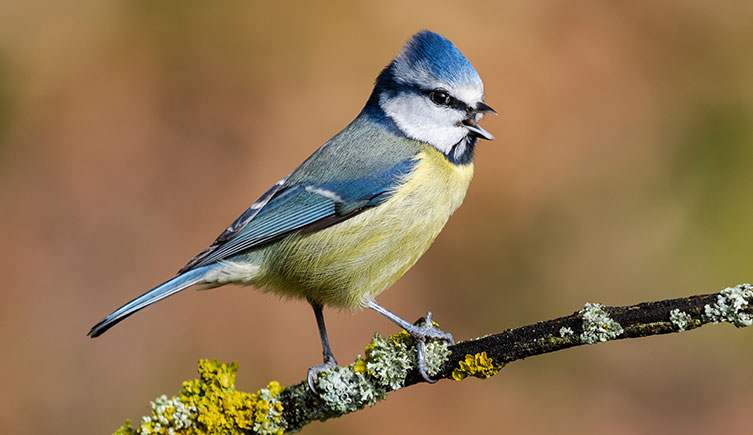
#> input picture images/bird.jpg, 753 x 435 px, found by its file name
$ python blurring.py
#> lines starting #> are read from the running program, lines starting #| are printed output that depends on the picture
import cv2

img_path = "./images/bird.jpg"
img = cv2.imread(img_path)
#> img is the input picture: shape (435, 753, 3); mean B, G, R 81.4, 116.6, 143.5

k_size = 15  # Size of the blur kernel; the larger the value, the blurrier the image becomes
#K_size has to be odd for the gaussianblur

#blurring
img_blur = cv2.blur(img,(k_size, k_size))
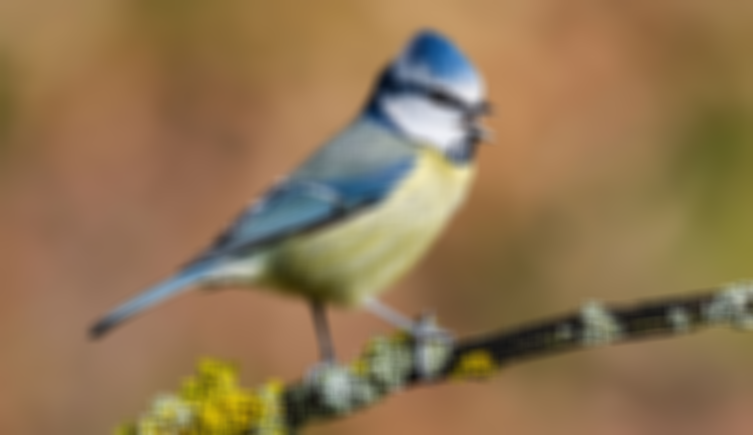
#> img_blur: shape (435, 753, 3); mean B, G, R 81.5, 116.6, 143.5
img_gaussianblur = cv2.GaussianBlur(img,(k_size, k_size),4)
img_medianblur = cv2.medianBlur(img,k_size)
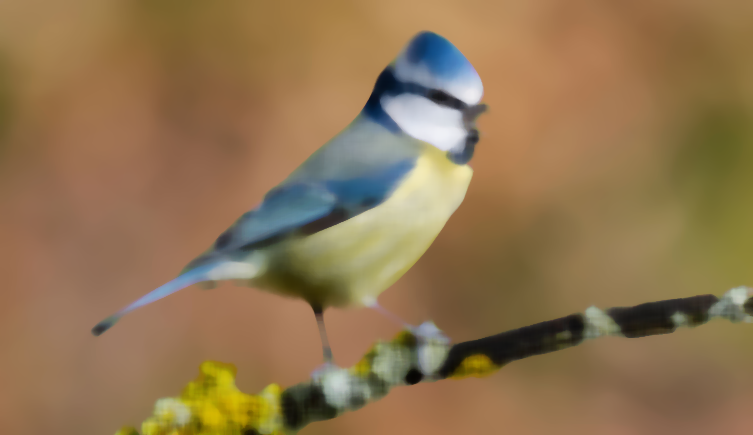
#> img_medianblur: shape (435, 753, 3); mean B, G, R 80.8, 116.8, 144.1
#visualizing
cv2.imshow("img", img)
cv2.imshow("img_blur", img_blur)
cv2.imshow("img_Gaussianblur", img_gaussianblur)
cv2.imshow("img_Medianblur", img_medianblur)
cv2.waitKey(0)
